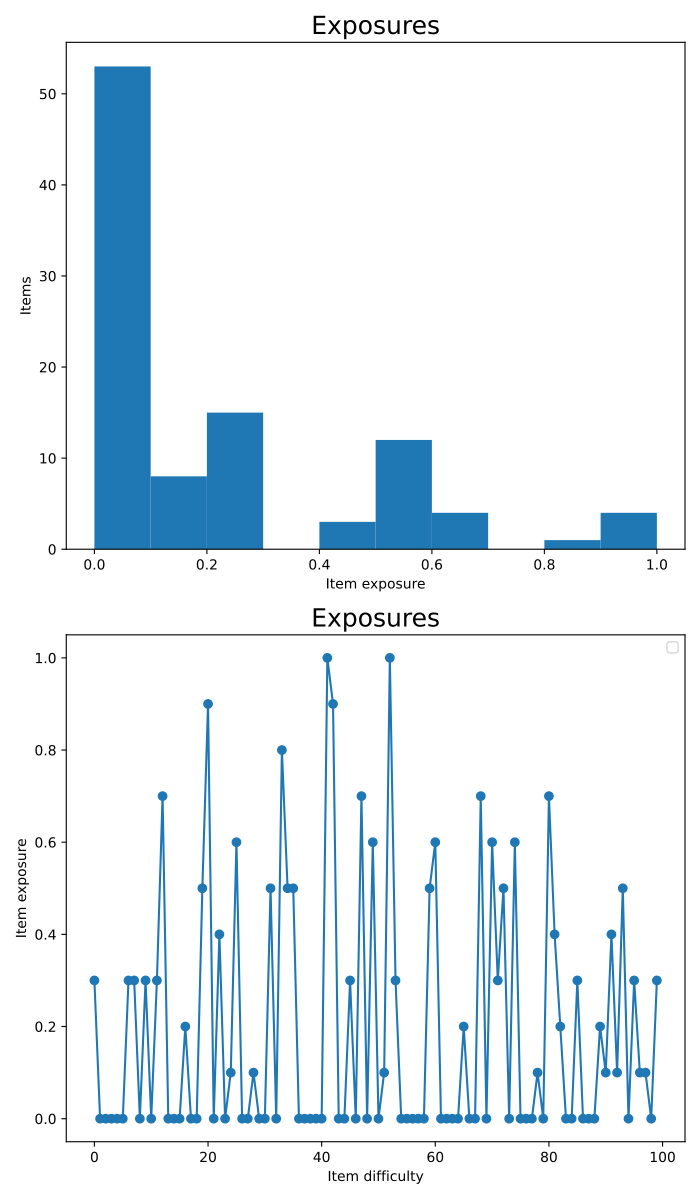

The Python source for this figure:
import matplotlib.pyplot as plt

from catsim import plot
from catsim.estimation import NumericalSearchEstimator
from catsim.initialization import RandomInitializer
from catsim.item_bank import ItemBank
from catsim.selection import MaxInfoSelector
from catsim.simulation import Simulator
from catsim.stopping import MaxItemStopper

fig, axes = plt.subplots(2, 1, figsize=(7, 12))

s = Simulator(ItemBank.generate_item_bank(100), 10)
s.simulate(RandomInitializer(), MaxInfoSelector(), NumericalSearchEstimator(), MaxItemStopper(20))
plot.item_exposure(title="Exposures", simulator=s, hist=True, ax=axes[0])
plot.item_exposure(title="Exposures", simulator=s, par="b", ax=axes[1])
plt.tight_layout()
plt.show()
